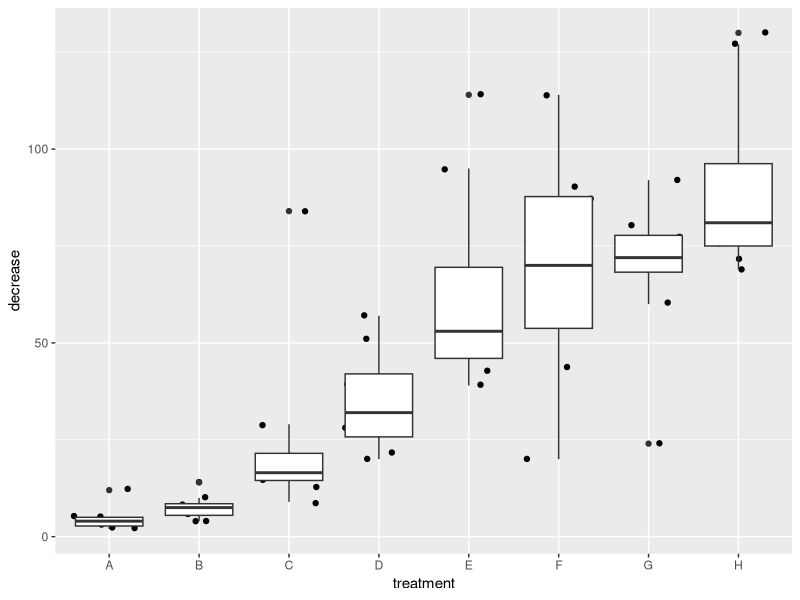

Write the R code that produced this figure.
#install.packages("ggplot2")
#install.packages('ggplot2', dep = TRUE)
#print(OrchardSprays)
library(ggplot2)
require("ggplot2")

a <-  ggplot(OrchardSprays, aes(treatment, decrease))
 a <- a + geom_jitter()+geom_boxplot()


print(a)

#b <- boxplot(a,aes(hwy))
